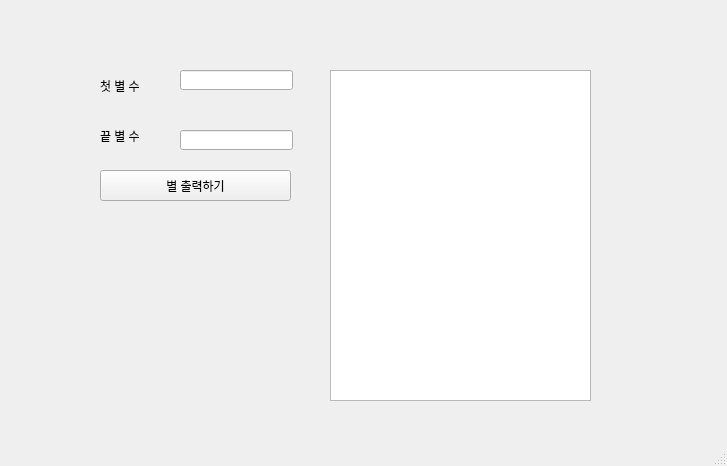
<?xml version="1.0" encoding="UTF-8"?>
<ui version="4.0">
 <class>MainWindow</class>
 <widget class="QMainWindow" name="MainWindow">
  <property name="geometry">
   <rect>
    <x>0</x>
    <y>0</y>
    <width>727</width>
    <height>466</height>
   </rect>
  </property>
  <property name="windowTitle">
   <string>MainWindow</string>
  </property>
  <widget class="QWidget" name="centralwidget">
   <widget class="QLabel" name="lbl_first">
    <property name="geometry">
     <rect>
      <x>100</x>
      <y>80</y>
      <width>56</width>
      <height>12</height>
     </rect>
    </property>
    <property name="text">
     <string>첫 별 수</string>
    </property>
   </widget>
   <widget class="QLabel" name="lbl_last">
    <property name="geometry">
     <rect>
      <x>100</x>
      <y>130</y>
      <width>56</width>
      <height>12</height>
     </rect>
    </property>
    <property name="text">
     <string>끝 별 수</string>
    </property>
   </widget>
   <widget class="QLineEdit" name="le_first">
    <property name="geometry">
     <rect>
      <x>180</x>
      <y>70</y>
      <width>113</width>
      <height>20</height>
     </rect>
    </property>
   </widget>
   <widget class="QLineEdit" name="le_last">
    <property name="geometry">
     <rect>
      <x>180</x>
      <y>130</y>
      <width>113</width>
      <height>20</height>
     </rect>
    </property>
   </widget>
   <widget class="QPushButton" name="pb">
    <property name="geometry">
     <rect>
      <x>100</x>
      <y>170</y>
      <width>191</width>
      <height>31</height>
     </rect>
    </property>
    <property name="text">
     <string>별 출력하기</string>
    </property>
   </widget>
   <widget class="QTextEdit" name="te">
    <property name="geometry">
     <rect>
      <x>330</x>
      <y>70</y>
      <width>261</width>
      <height>331</height>
     </rect>
    </property>
   </widget>
  </widget>
  <widget class="QMenuBar" name="menubar">
   <property name="geometry">
    <rect>
     <x>0</x>
     <y>0</y>
     <width>727</width>
     <height>21</height>
    </rect>
   </property>
  </widget>
  <widget class="QStatusBar" name="statusbar"/>
 </widget>
 <resources/>
 <connections/>
</ui>
